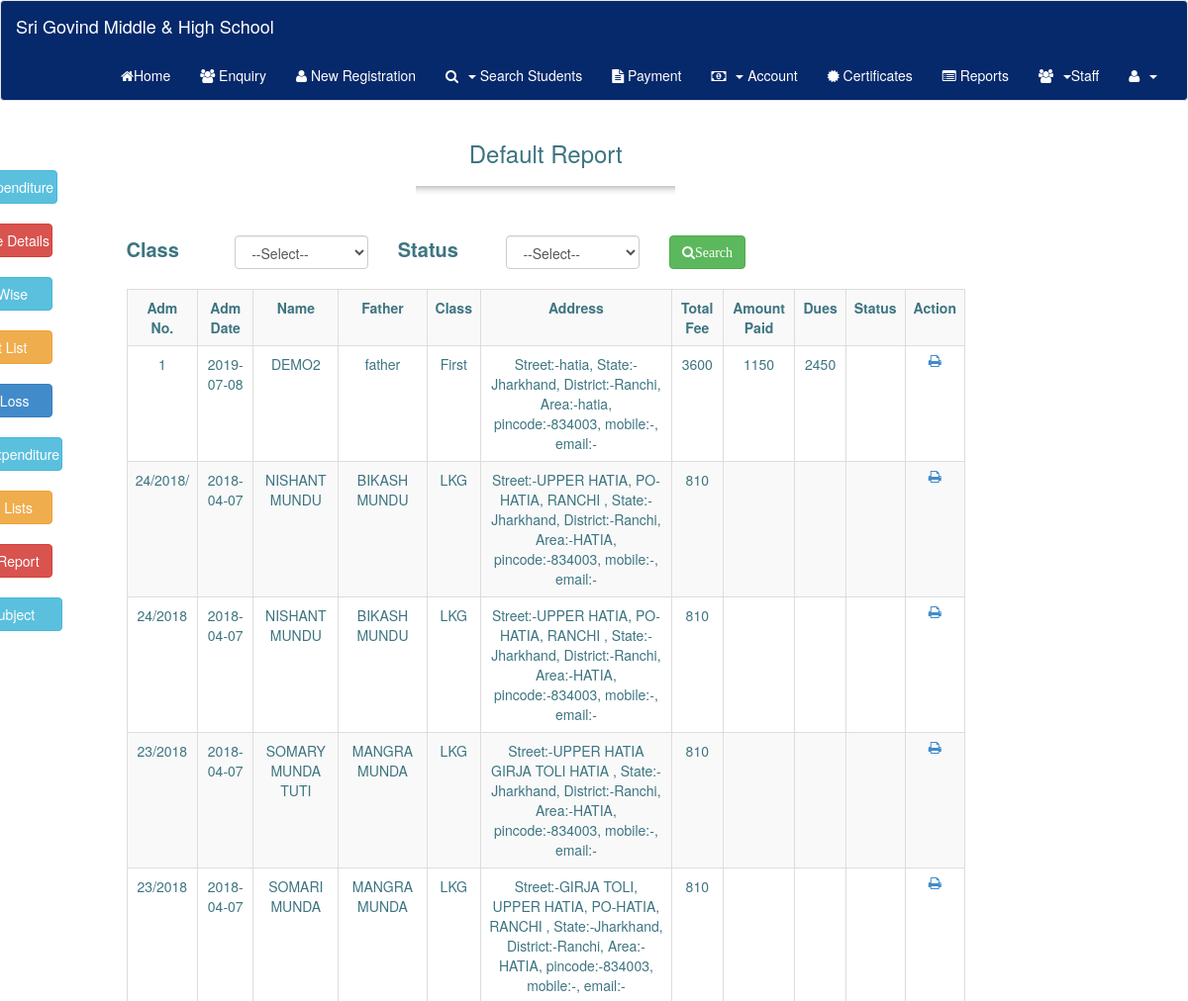
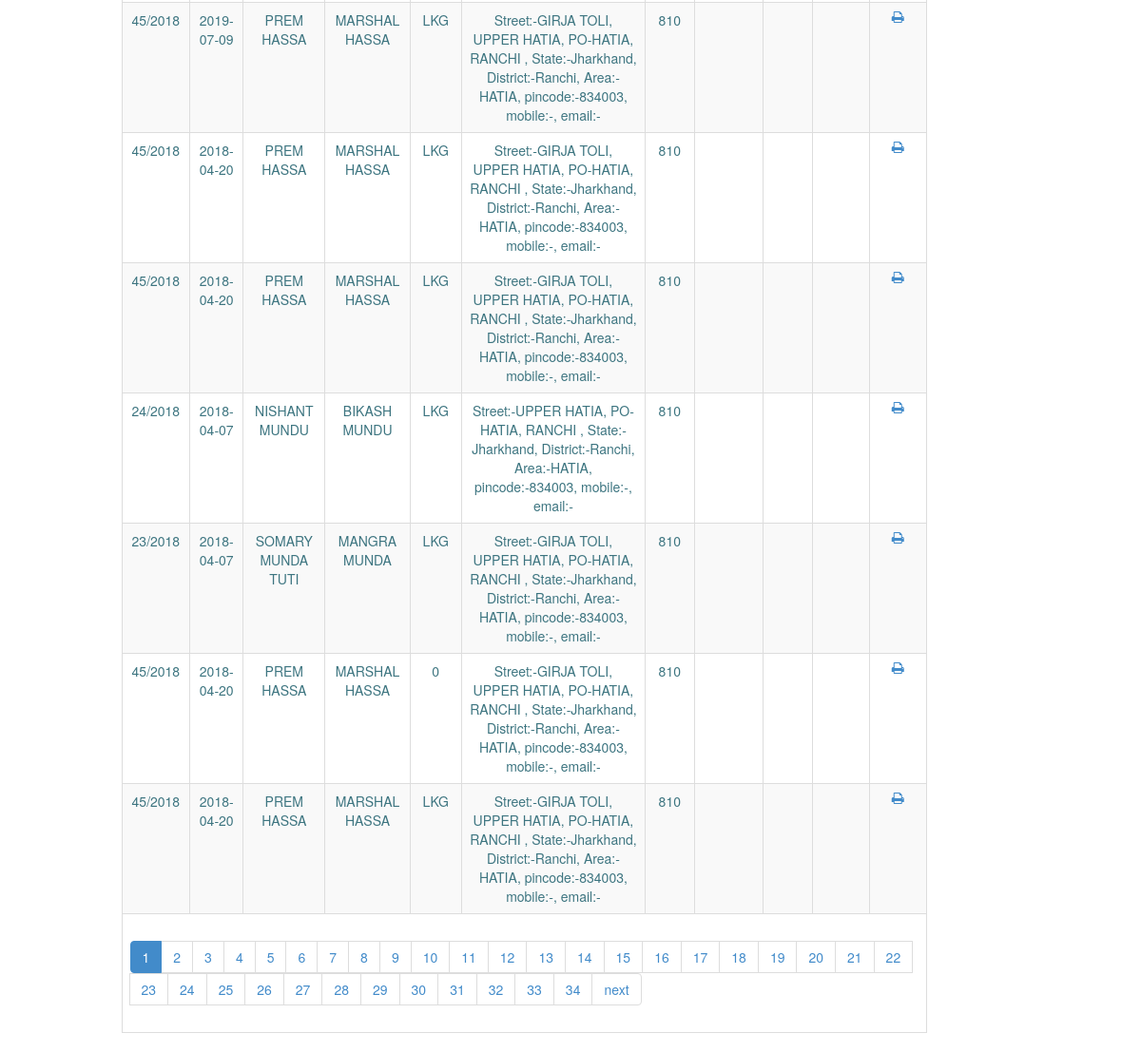
Page /default_list_report.php (signed in) on the committed database (2 pictures, top to bottom).
### tables this page shows
CREATE TABLE `student_payment_updation` (
  `id` int(11) NOT NULL,
  `admission_no` varchar(255) NOT NULL,
  `date` varchar(255) NOT NULL,
  `months` varchar(255) NOT NULL,
  `name` varchar(255) NOT NULL,
  `father_name` varchar(255) NOT NULL,
  `address` varchar(255) NOT NULL,
  `class` varchar(255) NOT NULL,
  `admission_date` varchar(255) NOT NULL,
  `total_fee` varchar(255) NOT NULL,
  `payable_amount` varchar(255) NOT NULL,
  `dues_amount` varchar(255) NOT NULL,
  `user` varchar(255) NOT NULL
);

### default_list_report.php (the view, shortened to what this page needs)
<!DOCTYPE html PUBLIC "-//W3C//DTD XHTML 1.0 Transitional//EN" "http://www.w3.org/TR/xhtml1/DTD/xhtml1-transitional.dtd">
<html xmlns="http://www.w3.org/1999/xhtml">
<head>
<link href="bootstrap/css/bootstrap.min.css" rel="stylesheet" />
<link href="bootstrap/font-awesome-4.6.3/css/font-awesome.min.css" rel="stylesheet" />
<link href="bootstrap/css/bootstrap.css" rel="stylesheet" media="screen" />
<link href="bootstrap/css/jquery.datepick.css" rel="stylesheet">
</head>
<body>
<?php include "demoheader.php";?>
   <div class="container">
       <div class="row">
	    <div class="col-md-2 col-md-pull-1" style="margin-top:30px;">
          <br />
           <a href="report.php?pagename=report" class="btn btn-info" style="width:125px;">View Expenditure</a><br /><br />
            <a class="btn btn-danger" href="fee_detail_report.php?pagename=fee-report" style="width:120px;">View Fee Details</a><br /><br />
             <a class="btn btn-info" href="caste_wise_report.php?pagename=caste-wise-report" style="width:120px;">Caste Wise</a><br /><br />
             <a class="btn btn-warning" href="default_list_report.php?pagename=default-list-report" style="width:120px;">Default List</a><br /><br />
             <a class="btn btn-primary " href="profit_loss_report.php?pagename=profit-loss-report" style="width:120px;">Profit / Loss</a><br /><br />
          <a class="btn btn-info" href="salary_exp_report.php?pagename=salary-exp-report" style="width:130px; text-align:center">SalaryExpenditure</a><br /><br />
          <a class="btn btn-warning" href="student_list_report.php?pagename=student-list-report" style="width:120px;">Student Lists</a><br /><br />
           <a class="btn btn-danger" href="enquiry_report.php?pagename=enquiry-report" style="width:120px;">Enquiry Report</a><br /><br />
		<a class="btn btn-info" href="class_wise_add.php?pagename=add_subjects" style="width:130px;">Add Subject</a><br /><br/>
		</div>
	    <div class="col-md-9 col-md-pull-1">
    <div class="row">
     <div class="col-md-12">
     	<div class="row">
        	<div class="col-md-4"></div>
        	 <div class="col-md-4">
                 <h3 class="text-center">Default Report</h3>
                 <hr class="style13"/><br />
             </div>
             <div class="col-md-4" style="margin-top:40px">
             </div>
        </div>
           <div class="row">
               <div class="col-md-9">
               <div class="row">
               <div class="col-md-2"><b style="font-size:20px;">Class</b></div>
               		 <div class="col-lg-3 col-md-3 col-sm-6 col-xs-6">
                                	<select name="cls" id="cls" class="form-control">
                                    	     <option value="">--Select--</option>
                                    </select>
                                </div>
					<div class="col-md-2"><b style="font-size:20px;">Status</b></div>
               		 <div class="col-lg-3 col-md-3 col-sm-6 col-xs-6">
                                	<select name="status" id="status" class="form-control">
                                    	<option value="0">--Select--</option>
                                    </select>
                                </div>
               		<div class="col-md-2">
                    	<div class="row">
                            <div class="col-md-6">
                                <button class="btn btn-success fa fa-search " onclick="getRep();" >Search</button>
                            </div>
                        </div>
                    </div>
               </div>
            	 </div>
               </div>
        <br />
          <div id="searched_value_as_report">
          <table class="table table-striped table-bordered table-hover">
                            	   <tr>
                                   <th style="text-align:center">Adm No.</th>
                                   <th style="text-align:center">Adm Date</th>
                                   <th style="text-align:center">Name</th>
                                    <th style="text-align:center">Father</th>
                                   <th style="text-align:center">Class</th>
                                   <th style="text-align:center">Address</th>
                                   <th style="text-align:center">Total Fee</th>
                                   <th style="text-align:center">Amount Paid</th>
                                   <th style="text-align:center">Dues</th>
                                    <th style="text-align:center">Status</th>
                                    <th style="text-align:center">Action</th>
                                  </tr>
<?php
include_once "dbconnection.php";
    $count=12;
	$page=$_GET['page'];
	$offset=$page*$count;
		$sql="select * from `student_payment_updation` limit $offset, $count";
		$sql1="select count(admission_no) as count from `student_payment_updation`";
	$rs=mysqli_query($link,$sql);
	$rowcount=mysqli_query($link,$sql1);
	$data= mysqli_fetch_assoc($rowcount);
	$rownum=$data['count'];
	$pages=$rownum/$count;
	while($result=mysqli_fetch_array($rs)){
								?>
                                <tr>
                                    <td align="center"><?php echo $result['admission_no']; ?></td>
                                   <td align="center"><?php echo $result['admission_date']; ?></td>
                                   <td align="center"><?php echo $result['name']; ?> </td>
                                   <td align="center"><?php echo $result['father_name']; ?> </td>
                                   <td align="center"><?php echo $result['class']; ?></td>
                                   <td align="center"><?php echo $result['address']; ?></td>
                                    <td align="center"><?php echo $result['total_fee']; ?></td>
                                    <td align="center"><?php echo $result['payable_amount']; ?></td>
                                    <td align="center"><?php echo $result['dues_amount']; ?></td>
                                     <td align="center"><?php  ?></td>
                                   <td align="center"><a href="print_default_report.php?page=default-report&admission_no=<?php echo $result['admission_no'];?>"><span class="fa fa-print"></span></a></td
                                ></tr>
                                <?php
								}
								$page=$page +1;
								?>
                             <?php if(ceil($pages)>1){
							 ?>
                             <tr>
                              <td colspan="17">
                             <center>
                             <ul class="pagination">
									   <?php
								for($i=0;$i<ceil($pages);$i++){
									if($i==$page-1){
								   ?>
									   <li class="active"><a href="default_list_report.php?page=<?php echo $i ?>"><?php echo $i+1;?> </a></li>
									 <?php
									 }
									 else{
								   ?>
									   <li><a href="default_list_report.php?page=<?php echo $i ?>"><?php echo $i+1;?> </a></li>
									 <?php
									 }
								   }
							       if($page<ceil($pages)){
											?>
											<li><a href="default_list_report.php?page=<?php echo $page;?>">next</a></li>
										   <?php
											}
							   ?>
                               </ul>
                               </center>
                               </td>
                             </tr>
                             </table>
                             <?php
	}
?>
          </div>
    </div>
    </div>
   </div>
  </div>
 </div>
</body>
</html>

### default_list_report.php (style rules this page uses)
hr.style13 { height: 10px; border: 0; box-shadow: 0 10px 10px -10px #8c8b8b inset; }

### rows in the picture
student_payment_updation: admission_no "1", admission_date "2019-07-08", name "DEMO2", father_name "father", class "First", address "Street:-hatia, State:-Jharkhand, District:-Ranchi, Area:-hatia, pincode:-834003, mobile:-, email:-", total_fee "3600", payable_amount "1150", dues_amount "2450"
student_payment_updation: admission_no "24/2018/", admission_date "2018-04-07", name "NISHANT MUNDU", father_name "BIKASH MUNDU", class "LKG", address "Street:-UPPER HATIA, PO-HATIA, RANCHI , State:-Jharkhand, District:-Ranchi, Area:-HATIA, pincode:-834003, mobile:-, email:-", total_fee "810"
student_payment_updation: admission_no "24/2018", admission_date "2018-04-07", name "NISHANT MUNDU", father_name "BIKASH MUNDU", class "LKG", address "Street:-UPPER HATIA, PO-HATIA, RANCHI , State:-Jharkhand, District:-Ranchi, Area:-HATIA, pincode:-834003, mobile:-, email:-", total_fee "810"
student_payment_updation: admission_no "23/2018", admission_date "2018-04-07", name "SOMARY MUNDA TUTI", father_name "MANGRA MUNDA", class "LKG", address "Street:-UPPER HATIA GIRJA TOLI HATIA , State:-Jharkhand, District:-Ranchi, Area:-HATIA, pincode:-834003, mobile:-, email:-", total_fee "810"
student_payment_updation: admission_no "23/2018", admission_date "2018-04-07", name "SOMARI MUNDA", father_name "MANGRA MUNDA", class "LKG", address "Street:-GIRJA TOLI, UPPER HATIA, PO-HATIA, RANCHI , State:-Jharkhand, District:-Ranchi, Area:-HATIA, pincode:-834003, mobile:-, email:-", total_fee "810"
student_payment_updation: admission_no "45/2018", admission_date "2019-07-09", name "PREM HASSA", father_name "MARSHAL HASSA", class "LKG", address "Street:-GIRJA TOLI, UPPER HATIA, PO-HATIA, RANCHI , State:-Jharkhand, District:-Ranchi, Area:-HATIA, pincode:-834003, mobile:-, email:-", total_fee "810"
student_payment_updation: admission_no "45/2018", admission_date "2018-04-20", name "PREM HASSA", father_name "MARSHAL HASSA", class "LKG", address "Street:-GIRJA TOLI, UPPER HATIA, PO-HATIA, RANCHI , State:-Jharkhand, District:-Ranchi, Area:-HATIA, pincode:-834003, mobile:-, email:-", total_fee "810"
student_payment_updation: admission_no "45/2018", admission_date "2018-04-20", name "PREM HASSA", father_name "MARSHAL HASSA", class "LKG", address "Street:-GIRJA TOLI, UPPER HATIA, PO-HATIA, RANCHI , State:-Jharkhand, District:-Ranchi, Area:-HATIA, pincode:-834003, mobile:-, email:-", total_fee "810"
student_payment_updation: admission_no "24/2018", admission_date "2018-04-07", name "NISHANT MUNDU", father_name "BIKASH MUNDU", class "LKG", address "Street:-UPPER HATIA, PO-HATIA, RANCHI , State:-Jharkhand, District:-Ranchi, Area:-HATIA, pincode:-834003, mobile:-, email:-", total_fee "810"
student_payment_updation: admission_no "23/2018", admission_date "2018-04-07", name "SOMARY MUNDA TUTI", father_name "MANGRA MUNDA", class "LKG", address "Street:-GIRJA TOLI, UPPER HATIA, PO-HATIA, RANCHI , State:-Jharkhand, District:-Ranchi, Area:-HATIA, pincode:-834003, mobile:-, email:-", total_fee "810"
student_payment_updation: admission_no "45/2018", admission_date "2018-04-20", name "PREM HASSA", father_name "MARSHAL HASSA", class "0", address "Street:-GIRJA TOLI, UPPER HATIA, PO-HATIA, RANCHI , State:-Jharkhand, District:-Ranchi, Area:-HATIA, pincode:-834003, mobile:-, email:-", total_fee "810"
student_payment_updation: admission_no "45/2018", admission_date "2018-04-20", name "PREM HASSA", father_name "MARSHAL HASSA", class "LKG", address "Street:-GIRJA TOLI, UPPER HATIA, PO-HATIA, RANCHI , State:-Jharkhand, District:-Ranchi, Area:-HATIA, pincode:-834003, mobile:-, email:-", total_fee "810"
